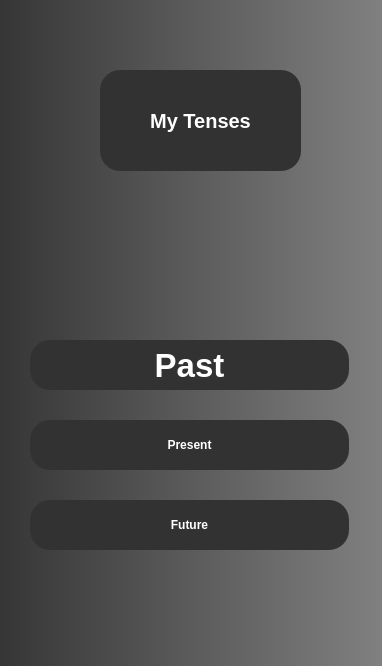
<?xml version="1.0" encoding="UTF-8"?>
<ui version="4.0">
 <class>MainWindow</class>
 <widget class="QMainWindow" name="MainWindow">
  <property name="geometry">
   <rect>
    <x>0</x>
    <y>0</y>
    <width>382</width>
    <height>666</height>
   </rect>
  </property>
  <property name="windowTitle">
   <string>MyTenses</string>
  </property>
  <property name="styleSheet">
   <string notr="true"/>
  </property>
  <widget class="QWidget" name="centralwidget">
   <property name="styleSheet">
    <string notr="true">QWidget
{
    color: #aaa;
   background-color: qlineargradient(spread:pad, x1:0, y1:0, x2:1, y2:0, stop:0 rgb(54, 54, 54), stop:1 rgb(128, 128, 128));
}

QPushButton
{
    color: rgb(255, 255, 255);
	background-color: #323232;
    width: 75px;
    height: 50px;
	border-radius: 20px;
	font: 75 25pt &quot;Microsoft YaHei UI&quot;;
	font-weight: bold;
}

QPushButton:hover
{
    background-color: silver;
}

</string>
   </property>
   <widget class="QPushButton" name="pushButton">
    <property name="geometry">
     <rect>
      <x>30</x>
      <y>340</y>
      <width>319</width>
      <height>50</height>
     </rect>
    </property>
    <property name="font">
     <font>
      <family>Microsoft YaHei UI</family>
      <pointsize>25</pointsize>
      <weight>75</weight>
      <italic>false</italic>
      <bold>true</bold>
     </font>
    </property>
    <property name="styleSheet">
     <string notr="true"/>
    </property>
    <property name="text">
     <string>Past</string>
    </property>
   </widget>
   <widget class="QPushButton" name="pushButton_2">
    <property name="geometry">
     <rect>
      <x>30</x>
      <y>420</y>
      <width>319</width>
      <height>50</height>
     </rect>
    </property>
    <property name="text">
     <string>Present</string>
    </property>
   </widget>
   <widget class="QPushButton" name="pushButton_3">
    <property name="geometry">
     <rect>
      <x>30</x>
      <y>500</y>
      <width>319</width>
      <height>50</height>
     </rect>
    </property>
    <property name="text">
     <string>Future</string>
    </property>
   </widget>
   <widget class="QLabel" name="label">
    <property name="geometry">
     <rect>
      <x>100</x>
      <y>70</y>
      <width>201</width>
      <height>101</height>
     </rect>
    </property>
    <property name="font">
     <font>
      <pointsize>15</pointsize>
      <weight>75</weight>
      <italic>false</italic>
      <bold>true</bold>
     </font>
    </property>
    <property name="styleSheet">
     <string notr="true">QLabel
{
   color: rgb(255, 255, 255);
	background-color: #323232;
    border-radius: 20px;                     /* &lt;----  20px  */ 
	font:
 &quot;Microsoft YaHei UI&quot;;
	font-weight: bold;
}</string>
    </property>
    <property name="text">
     <string>My Tenses</string>
    </property>
    <property name="alignment">
     <set>Qt::AlignCenter</set>
    </property>
   </widget>
  </widget>
 </widget>
 <resources/>
 <connections/>
</ui>
